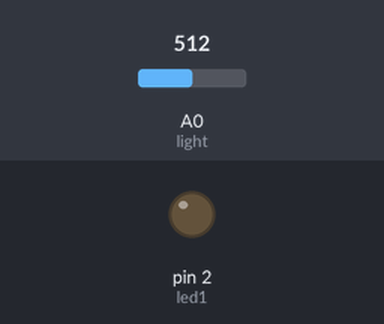
The sketch below on a simulated Arduino Uno, built with avr-gcc and run on an emulated ATmega328P. Parts: output pins drawn as LEDs (lit = HIGH). Inputs (shaded band) come from the test bench; at power-on: A0 (light) = 512.

Above: at 1.2 s.
1.3 s: A0 (light) set to 214
2.8 s: A0 (light) set to 181
At 4.0 s:
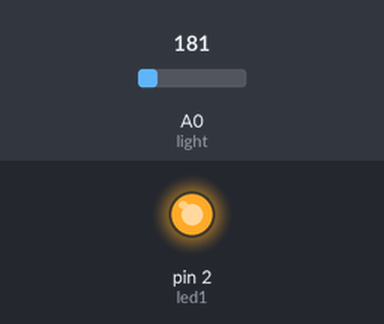
4.3 s: A0 (light) set to 210
At 5.4 s:
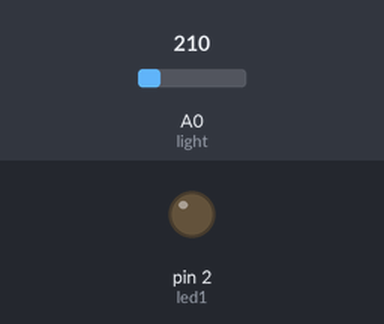
5.8 s: A0 (light) set to 190
At 6.5 s:
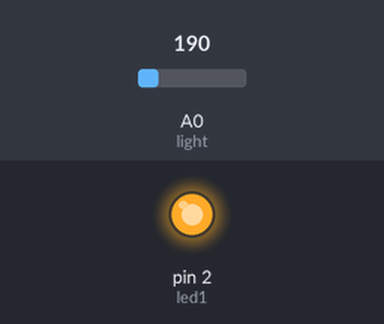
Timing chart, 0 to 8.3 s (numbered marks = the images above; inputs shaded):
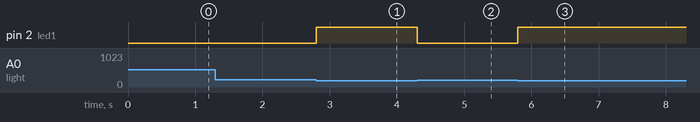

Measured:
- the behaviour switches between 200 and 199 on A0 (light) (found by bisection; images 0 and 1)
- after the input at 1.3 s, every drawn part: stays the same
- after the input at 2.8 s, pin 2 (led1): LOW → HIGH at once
- after the input at 4.3 s, pin 2 (led1): HIGH → LOW at once
- after the input at 5.8 s, pin 2 (led1): LOW → HIGH at once

The sketch:

SDU_2.ino
```cpp
int led1 = 2;
int light = A0;
void setup() {
  // put your setup code here, to run once:
  pinMode(led1, OUTPUT);
}

void loop() {
  // put your main code here, to run repeatedly:
   if (analogRead(light) <200) digitalWrite(led1, HIGH);
   else digitalWrite(led1, LOW);
}
```
